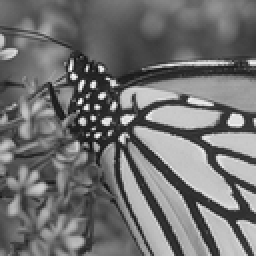
%> input picture Algorithms/WNNM_code/Monarch.PNG, 128 x 128 px, shrunk from 256 x 256 before the run (shown 2 times larger)
$ octave Demo.m   (GNU Octave 9; MATLAB toolbox functions it lacks are replaced by stand-ins)
%> lines starting %> are read from the running program, lines starting %| are printed output that depends on the picture
### Algorithms/WNNM_code/csnr.m
function s=csnr(A,B,row,col)

[n,m,ch]=size(A);

if ch==1
   e=A-B;
   e=e(row+1:n-row,col+1:m-col);
   me=mean(mean(e.^2));
   s=10*log10(255^2/me);
else
   e=A-B;
   e=e(row+1:n-row,col+1:m-col,:);
   e1=e(:,:,1);e2=e(:,:,2);e3=e(:,:,3);
   me1=mean(mean(e1.^2));
   me2=mean(mean(e2.^2));
   me3=mean(mean(e3.^2));
   mse=(me1+me2+me3)/3;
   s  = 10*log10(255^2/mse);
%    s(1)=10*log10(255^2/me1);
%    s(2)=10*log10(255^2/me2);
%    s(3)=10*log10(255^2/me3);
end


return;

### Algorithms/WNNM_code/WNNM_DeNoising.m
function [E_Img]   =  WNNM_DeNoising( N_Img, O_Img, Par )


E_Img           = N_Img;                                                        % Estimated Image
[Height Width]  = size(E_Img);
TotalPatNum     = (Height-Par.patsize+1)*(Width-Par.patsize+1);                 %Total Patch Number in the image
Dim             = Par.patsize*Par.patsize;


[Neighbor_arr Num_arr Self_arr] =	NeighborIndex(N_Img, Par);                  % PreCompute the all the patch index in the searching window
            NL_mat              =   zeros(Par.patnum,length(Num_arr));          % NL Patch index matrix
            CurPat              =	zeros( Dim, TotalPatNum );
            Sigma_arr           =   zeros( 1, TotalPatNum);
            EPat                =   zeros( size(CurPat) );
            W                   =   zeros( size(CurPat) );

for iter = 1 : Par.Iter
    E_Img             	=	E_Img + Par.delta*(N_Img - E_Img);
    [CurPat Sigma_arr]	=	Im2Patch( E_Img, N_Img, Par );                      % image to patch and estimate local noise variance

    if (mod(iter-1,Par.Innerloop)==0)
        Par.patnum = Par.patnum-10;                                             % Lower Noise level, less NL patches
        NL_mat  =  Block_matching(CurPat, Par, Neighbor_arr, Num_arr, Self_arr);% Caculate Non-local similar patches for each
        if(iter==1)
            Sigma_arr = Par.nSig * ones(size(Sigma_arr));                       % First Iteration use the input noise parameter
        end
    end

     [EPat, W]  =  PatEstimation( NL_mat, Self_arr, Sigma_arr, CurPat, Par );   % Estimate all the patches
     E_Img      =  Patch2Im( EPat, W, Par.patsize, Height, Width );
%      PSNR  = csnr( O_Img, E_Img, 0, 0 );
%     fprintf( 'Iter = %2.3f, PSNR = %2.2f \n', iter, PSNR );
end
return;

### Algorithms/WNNM_code/NeighborIndex.m
function  [Neighbor_arr Num_arr SelfIndex_arr]  =  NeighborIndex(im, par)
% This Function Precompute the all the patch indexes in the Searching window
% -Neighbor_arr is the array of neighbor patch indexes for each keypatch
% -Num_arr is array of the effective neighbor patch numbers for each keypatch
% -SelfIndex_arr is the index of keypatches in the total patch index array
SW      	=   par.SearchWin;
s           =   par.step;
TempR       =   size(im,1)-par.patsize+1;
TempC       =   size(im,2)-par.patsize+1;
R_GridIdx	=   [1:s:TempR];
R_GridIdx	=   [R_GridIdx R_GridIdx(end)+1:TempR];
C_GridIdx	=   [1:s:TempC];
C_GridIdx	=   [C_GridIdx C_GridIdx(end)+1:TempC];

Idx         =   (1:TempR*TempC);
Idx         =   reshape(Idx, TempR, TempC);
R_GridH     =   length(R_GridIdx);
C_GridW     =   length(C_GridIdx);

Neighbor_arr    =   int32(zeros(4*SW*SW,R_GridH*C_GridW));
Num_arr         =   int32(zeros(1,R_GridH*C_GridW));
SelfIndex_arr   =   int32(zeros(1,R_GridH*C_GridW));

for  i  =  1 : R_GridH
    for  j  =  1 : C_GridW
        OffsetR     =   R_GridIdx(i);
        OffsetC     =   C_GridIdx(j);
        Offset1  	=  (OffsetC-1)*TempR + OffsetR;
        Offset2   	=  (j-1)*R_GridH + i;

        top         =   max( OffsetR-SW, 1 );
        button      =   min( OffsetR+SW, TempR );
        left        =   max( OffsetC-SW, 1 );
        right       =   min( OffsetC+SW, TempC );

        NL_Idx     =   Idx(top:button, left:right);
        NL_Idx     =   NL_Idx(:);

        Num_arr(Offset2)  =  length(NL_Idx);
        Neighbor_arr(1:Num_arr(Offset2),Offset2)  =  NL_Idx;
        SelfIndex_arr(Offset2) = Offset1;
    end
end

### Algorithms/WNNM_code/Im2Patch.m
function  [Y SigmaArr]  =  Im2Patch( E_Img,N_Img, par )
TotalPatNum = (size(E_Img,1)-par.patsize+1)*(size(E_Img,2)-par.patsize+1);                  %Total Patch Number in the image
Y           =   zeros(par.patsize*par.patsize, TotalPatNum, 'single');                      %Current Patches
N_Y         =   zeros(par.patsize*par.patsize, TotalPatNum, 'single');                      %Patches in the original noisy image
k           =   0;

for i  = 1:par.patsize
    for j  = 1:par.patsize
              k     =  k+1;
        E_patch     =  E_Img(i:end-par.patsize+i,j:end-par.patsize+j);
        N_patch     =  N_Img(i:end-par.patsize+i,j:end-par.patsize+j);
        Y(k,:)      =  E_patch(:)';
        N_Y(k,:)    =  N_patch(:)';
    end
end
 SigmaArr = par.lamada*sqrt(abs(repmat(par.nSig^2,1,size(Y,2))-mean((N_Y-Y).^2)));          %Estimated Local Noise Level

### Algorithms/WNNM_code/Block_matching.m
function  [Init_Index]  =  Block_matching(X, par,Neighbor_arr,Num_arr, SelfIndex_arr)
L         =   length(Num_arr);
Init_Index   =  zeros(par.patnum,L);

for  i  =  1 : L
    Patch = X(:,SelfIndex_arr(i));
    Neighbors = X(:,Neighbor_arr(1:Num_arr(i),i));
    Dist = sum((repmat(Patch,1,size(Neighbors,2))-Neighbors).^2);
    [val index] = sort(Dist);
    Init_Index(:,i)=Neighbor_arr(index(1:par.patnum),i);
end

### Algorithms/WNNM_code/Patch2Im.m
function  [E_Img]  =  Patch2Im( ImPat, WPat, PatSize, ImageH, ImageW )
    TempR        =   ImageH-PatSize+1;
    TempC        =   ImageW-PatSize+1;
    TempOffsetR  =   [1:TempR];
    TempOffsetC  =   [1:TempC];

    E_Img  	=  zeros(ImageH,ImageW);
    W_Img 	=  zeros(ImageH,ImageW);
    k        =   0;
    for i  = 1:PatSize
        for j  = 1:PatSize
            k    =  k+1;
            E_Img(TempOffsetR-1+i,TempOffsetC-1+j)  =  E_Img(TempOffsetR-1+i,TempOffsetC-1+j) + reshape( ImPat(k,:)', [TempR TempC]);
            W_Img(TempOffsetR-1+i,TempOffsetC-1+j)  =  W_Img(TempOffsetR-1+i,TempOffsetC-1+j) + reshape( WPat(k,:)',  [TempR TempC]);
        end
    end
     E_Img  =  E_Img./(W_Img+eps);

### Algorithms/WNNM_code/ParSet.m
function  [par]=ParSet(nSig)

par.nSig      =   nSig;                                 % Variance of the noise image
par.SearchWin =   30;                                   % Non-local patch searching window
par.delta     =   0.1;                                  % Parameter between each iter
par.c         =   sqrt(2);                              % Constant num for the weight vector
par.Innerloop =   2;                                    % InnerLoop Num of between re-blockmatching
par.ReWeiIter =   3;
if nSig<=20
    par.patsize       =   6;                            % Patch size
    par.patnum        =   70;                           % Initial Non-local Patch number
    par.Iter          =   8;                            % total iter numbers
    par.lamada        =   0.54;                         % Noise estimete parameter
elseif nSig <= 40
    par.patsize       =   7;
    par.patnum        =   90;
    par.Iter          =   12;
    par.lamada        =   0.56;
elseif nSig<=60
    par.patsize       =   8;
    par.patnum        =   120;
    par.Iter          =   14;
    par.lamada        =   0.58;
else
    par.patsize       =   9;
    par.patnum        =   140;
    par.Iter          =   14;
    par.lamada        =   0.58;
end

par.step      =   floor((par.patsize)/2-1);
% Blockmatching and perform WNNM algorithm on all the patches in the image
% is time consuming, we just perform the blockmatching and WNNM on parts of
% patches in the image (we call these patches keypatch in explanatory notes)
% par.step is the step between each keypatch, smaller step will further
% improve the denoisng result

### Algorithms/WNNM_code/PatEstimation.m
function [ EPat W ] = PatEstimation( NL_mat, Self_arr, Sigma_arr, CurPat, Par )

        EPat = zeros(size(CurPat));
        W    = zeros(size(CurPat));
        for  i      =  1 : length(Self_arr)                                 % For each keypatch group
            Temp    =   CurPat(:, NL_mat(1:Par.patnum,i));                  % Non-local similar patches to the keypatch
            M_Temp  =   repmat(mean( Temp, 2 ),1,Par.patnum);
            Temp    =   Temp-M_Temp;

            E_Temp 	=   WNNM( Temp, Par.c, Sigma_arr(Self_arr(i)), M_Temp, Par.ReWeiIter); % WNNM Estimation
            EPat(:,NL_mat(1:Par.patnum,i))  = EPat(:,NL_mat(1:Par.patnum,i))+E_Temp;
            W(:,NL_mat(1:Par.patnum,i))     = W(:,NL_mat(1:Par.patnum,i))+ones(Par.patsize*Par.patsize,size(NL_mat(1:Par.patnum,i),1));
        end
end

### Algorithms/WNNM_code/Demo.m


    nSig  = 100;
    O_Img = double(imread('Monarch.png'));
%> O_Img: size 128x128 double; min 18, max 255, mean 112.9; mean of the top-left, top-right, bottom-left and bottom-right quarters 98.2, 111.7, 100.4, 141.1

    randn('seed', 0);
    N_Img = O_Img + nSig* randn(size(O_Img));                                   %Generate noisy image
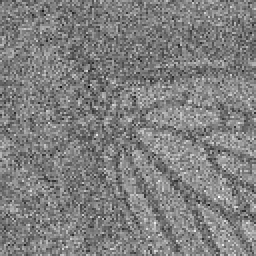
%> N_Img: size 128x128 double (shown 2 times larger); min -381.5, max 602.6, mean 111.9; drawn with min black and max white
    PSNR  =  csnr( N_Img, O_Img, 0, 0 );
%> in csnr, `e=A-B;`:
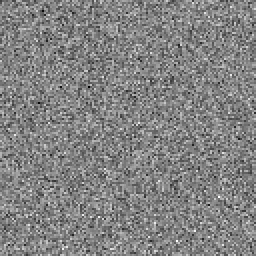
%> e: size 128x128 double (shown 2 times larger); min -428.5, max 402.6, mean -0.9; drawn with min black and max white
%> in csnr, `me=mean(mean(e.^2));`: me = 9974
%> in csnr, `s=10*log10(255^2/me);`: s = 8.14
%> PSNR = 8.14
    fprintf( 'Noisy Image: nSig = %2.3f, PSNR = %2.2f \n\n\n', nSig, PSNR );
%| Noisy Image: nSig = 100.000, PSNR = 8.14

    Par   = ParSet(nSig);
    E_Img = WNNM_DeNoising( N_Img, O_Img, Par );                                %WNNM denoisng function
%> after the loop in NeighborIndex, `for  i  =  1 : R_GridH`:
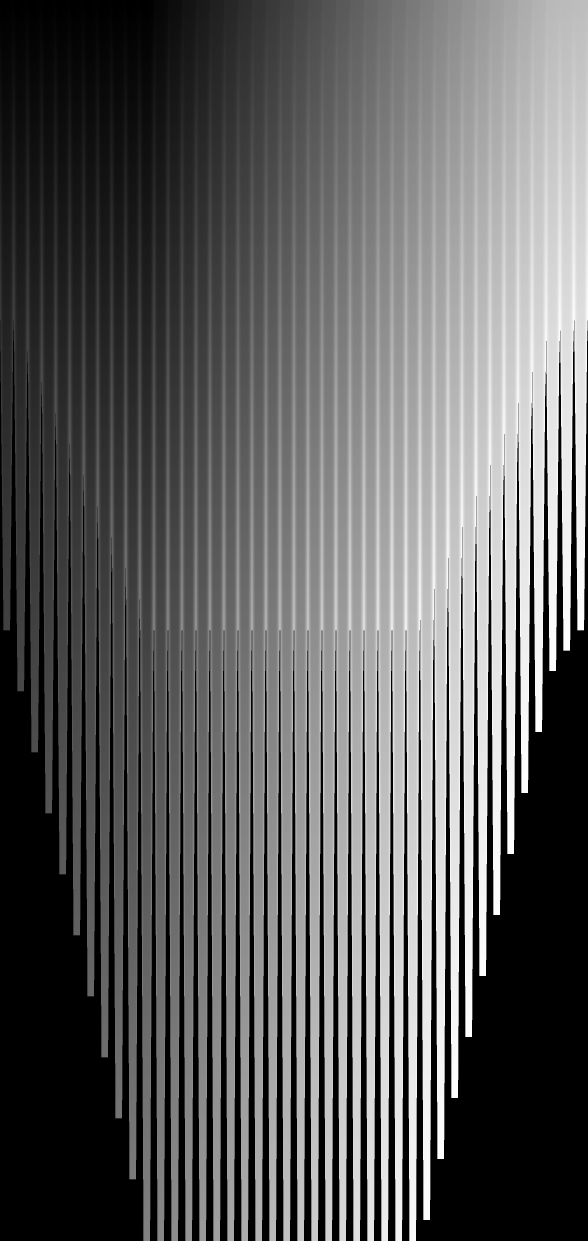
%> Neighbor_arr: size 3721x1764 int32 (shown at 1/3 size); min 0, max 14400, mean 5350.8; drawn with min black and max white
%> in WNNM_DeNoising, `[Neighbor_arr Num_arr Self_arr] =	NeighborIndex(N_Img, Par);`: Num_arr = 1764 values, max 3721 at index 431, min 961 at index 1, mean 2726.3; Self_arr = 1764 values from 1 to 14400
%> in WNNM_DeNoising, `NL_mat              =   zeros(Par.patnum,length(Num_arr));`: NL_mat: size 140x1764 double; every value is 0
%> (the run ends here)
